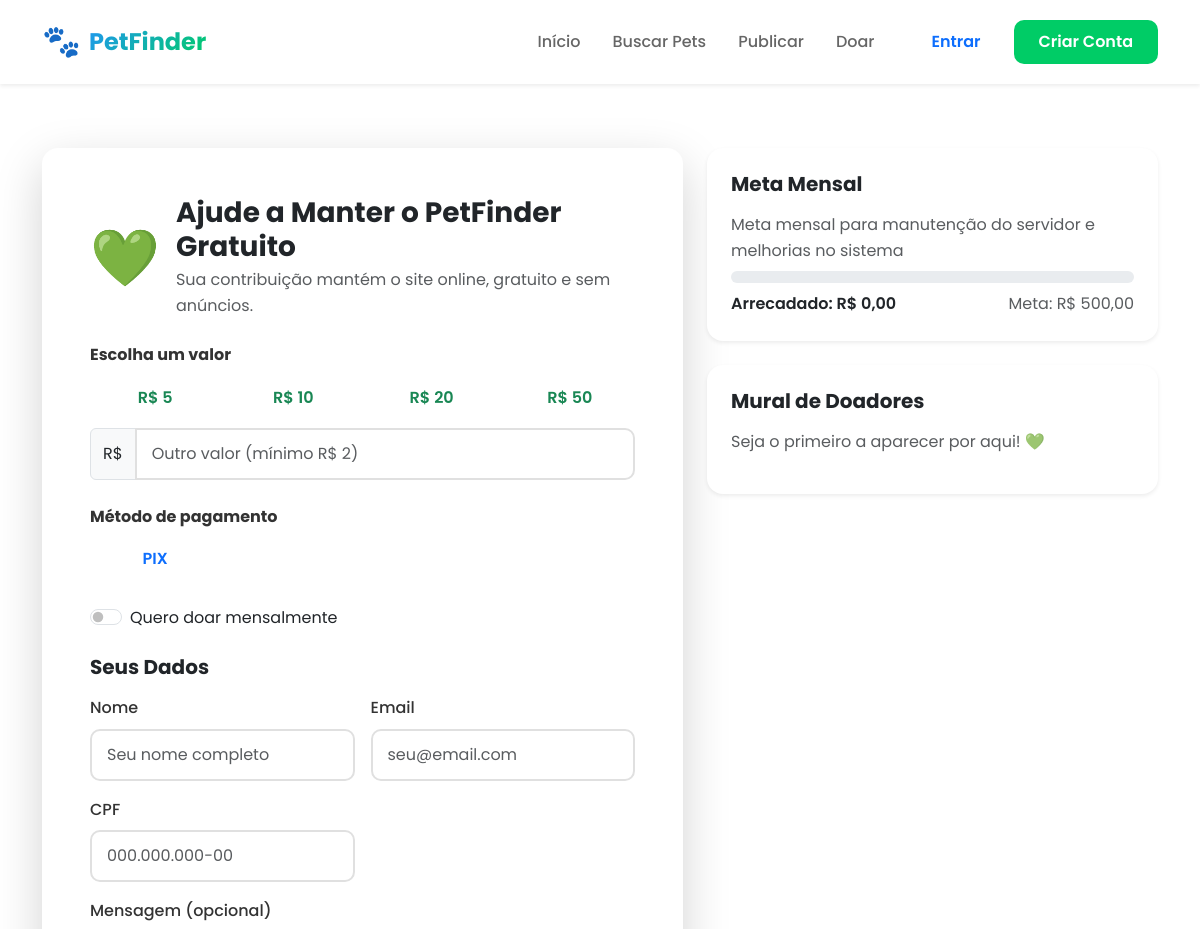
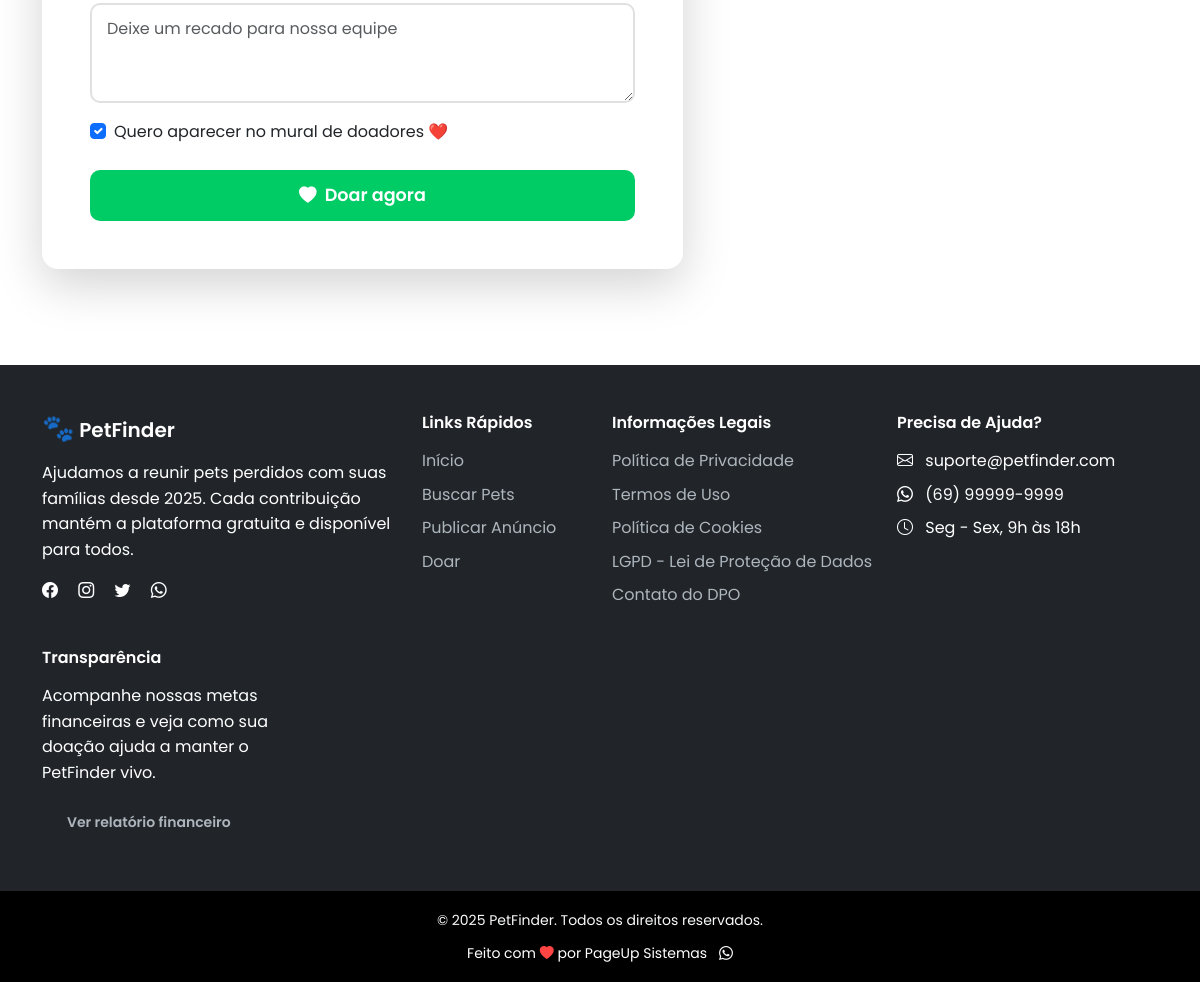
The app's page /doar.php with its own data (2 pictures, top to bottom).
### tables this page shows
CREATE TABLE `metas_financeiras` (
  `id` int(11) NOT NULL AUTO_INCREMENT,
  `mes_referencia` date NOT NULL,
  `valor_meta` decimal(10,2) NOT NULL,
  `valor_arrecadado` decimal(10,2) DEFAULT 0.00,
  `custos_servidor` decimal(10,2) DEFAULT 0.00,
  `custos_manutencao` decimal(10,2) DEFAULT 0.00,
  `custos_outros` decimal(10,2) DEFAULT 0.00,
  `descricao` text DEFAULT NULL,
  `ativo` tinyint(1) DEFAULT 1,
  `data_criacao` timestamp NOT NULL DEFAULT CURRENT_TIMESTAMP,
  PRIMARY KEY (`id`),
  KEY `idx_mes` (`mes_referencia`),
  KEY `idx_ativo` (`ativo`)
);

### doar.php (called while the page is built)
<?php
require_once __DIR__ . '/config.php';
require_once __DIR__ . '/views/doar.php';

### config.php (called while the page is built, shortened)
<?php
spl_autoload_register(function ($class) {
    $paths = [
        BASE_PATH . '/models/' . $class . '.php',
        BASE_PATH . '/controllers/' . $class . '.php',
    ];
    foreach ($paths as $path) {
        if (file_exists($path)) {
            return;
        }
    }
});
require_once BASE_PATH . '/includes/functions.php';
require_once BASE_PATH . '/includes/db.php';
?>

### includes/db.php (called while the page is built, shortened)
<?php
class Database {
    private static $instance = null;
    private $conn;
    private function __construct() {
        try {
            $dsn = "mysql:host=" . DB_HOST . ";dbname=" . DB_NAME . ";charset=" . DB_CHARSET;
            $options = [
                PDO::ATTR_ERRMODE => PDO::ERRMODE_EXCEPTION,
                PDO::ATTR_DEFAULT_FETCH_MODE => PDO::FETCH_ASSOC,
                PDO::ATTR_EMULATE_PREPARES => false,
                PDO::MYSQL_ATTR_INIT_COMMAND => "SET NAMES " . DB_CHARSET,
                PDO::ATTR_PERSISTENT => true
            ];
            $this->conn = new PDO($dsn, DB_USER, DB_PASS, $options);
        } catch (PDOException $e) {
            error_log("Erro de conexão: " . $e->getMessage());
            die("Erro ao conectar com o banco de dados. Tente novamente mais tarde.");
        }
    }
    public static function getInstance() {
        if (self::$instance === null) {
            self::$instance = new self();
        }
        return self::$instance;
    }
    public function query($sql, $params = []) {
        try {
            $stmt = $this->conn->prepare($sql);
            $stmt->execute($params);
            return $stmt;
        } catch (PDOException $e) {
            error_log("Erro na query: " . $e->getMessage());
            throw $e;
        }
    }
    public function fetchOne($sql, $params = []) {
        $stmt = $this->query($sql, $params);
        return $stmt->fetch();
    }
}
function getDB() {
    return Database::getInstance();
}
?>

### controllers/DoacaoController.php (called while the page is built, shortened)
<?php
class DoacaoController
{
    private $doacaoModel;
    public function __construct()
    {
        $this->doacaoModel = new Doacao();
    }
    public function metaAtual()
    {
        return $this->doacaoModel->getCurrentGoalProgress();
    }
}

### models/Doacao.php (called while the page is built, shortened)
<?php
class Doacao
{
    private $db;
    public function __construct()
    {
        $this->db = getDB();
    }
    public function getCurrentGoalProgress()
    {
        return $this->db->fetchOne(
            'SELECT m.id, m.mes_referencia, m.valor_meta, m.valor_arrecadado, m.custos_servidor, m.custos_manutencao, m.custos_outros, m.descricao
             FROM metas_financeiras m
             WHERE m.ativo = 1
             ORDER BY m.mes_referencia DESC
             LIMIT 1'
        );
    }
}

### includes/functions.php (called while the page is built, shortened)
<?php
function sanitize($data) {
    return htmlspecialchars(trim($data), ENT_QUOTES, 'UTF-8');
}
function formatMoney($value) {
    return 'R$ ' . number_format($value, 2, ',', '.');
}
?>

### views/doar.php (the view, shortened to what this page needs)
<?php
require_once __DIR__ . '/../config.php';
$doacaoController = new DoacaoController();
$metaAtual = $doacaoController->metaAtual();
$mural = $doacaoController->mural(6);
include __DIR__ . '/../includes/header.php';
?>
<div class="container py-5">
    <div class="row g-4">
        <div class="col-lg-7">
            <div class="card shadow-lg border-0">
                <div class="card-body p-4 p-md-5">
                    <div class="d-flex align-items-center gap-3 mb-4">
                        <div class="display-4">💚</div>
                        <div>
                            <h1 class="h3 fw-bold mb-1">Ajude a Manter o PetFinder Gratuito</h1>
                            <p class="text-muted mb-0">Sua contribuição mantém o site online, gratuito e sem anúncios.</p>
                        </div>
                    </div>
                    <form method="POST" action="" class="mt-4">
                        <div class="mb-4">
                            <label class="form-label fw-bold">Escolha um valor</label>
                            <div class="row g-2">
                                <?php foreach ([5, 10, 20, 50] as $valor): ?>
                                    <div class="col-6 col-md-3">
                                        <label class="btn btn-outline-success w-100" for="valor_<?php echo $valor; ?>">
                                            R$ <?php echo $valor; ?>
                                        </label>
                                    </div>
                                <?php endforeach; ?>
                                <div class="col-12 mt-2">
                                    <div class="input-group">
                                        <span class="input-group-text">R$</span>
                                        <input type="number" class="form-control" name="valor" min="<?php echo MIN_DONATION_AMOUNT; ?>" step="1" placeholder="Outro valor (mínimo R$ <?php echo MIN_DONATION_AMOUNT; ?>)">
                                    </div>
                                </div>
                            </div>
                        </div>
                        <div class="mb-4">
                            <label class="form-label fw-bold">Método de pagamento</label>
                            <div class="row g-2">
                                <?php $metodos = ['PIX' => 'pix']; ?>
                                <?php foreach ($metodos as $label => $valor): ?>
                                    <div class="col-6 col-md-3">
                                        <label class="btn btn-outline-primary w-100" for="metodo_<?php echo $valor; ?>"><?php echo $label; ?></label>
                                    </div>
                                <?php endforeach; ?>
                            </div>
                        </div>
                        <div class="form-check form-switch mb-4">
                            <input class="form-check-input" type="checkbox" role="switch" id="recorrente" name="recorrente">
                            <label class="form-check-label" for="recorrente">Quero doar mensalmente</label>
                        </div>
                        <h5 class="fw-bold mb-3">Seus Dados</h5>
                        <div class="row g-3">
                            <div class="col-md-6">
                                <label class="form-label">Nome</label>
                                <input type="text" class="form-control" name="nome_doador" placeholder="Seu nome completo">
                            </div>
                            <div class="col-md-6">
                                <label class="form-label">Email</label>
                                <input type="email" class="form-control" name="email_doador" placeholder="seu@email.com">
                            </div>
                            <div class="col-md-6">
                                <label class="form-label">CPF</label>
                                <input type="text" class="form-control" name="cpf_doador" placeholder="000.000.000-00">
                            </div>
                            <div class="col-12">
                                <label class="form-label">Mensagem (opcional)</label>
                                <textarea class="form-control" name="mensagem" rows="3" placeholder="Deixe um recado para nossa equipe"></textarea>
                            </div>
                        </div>
                        <div class="form-check mt-3">
                            <input class="form-check-input" type="checkbox" value="1" id="exibirMural" name="exibir_mural" checked>
                            <label class="form-check-label" for="exibirMural">
                                Quero aparecer no mural de doadores ❤️
                            </label>
                        </div>
                        <button type="submit" class="btn btn-success btn-lg w-100 mt-4">
                            <i class="bi bi-heart-fill me-2"></i>Doar agora
                        </button>
                    </form>
                </div>
            </div>
        </div>
        <div class="col-lg-5">
            <div class="card shadow-sm border-0 mb-4">
                <div class="card-body p-4">
                    <h5 class="fw-bold mb-3">Meta Mensal</h5>
                    <?php if ($metaAtual): ?>
                        <?php
                            $valorMeta = (float)($metaAtual['valor_meta'] ?? 0);
                            $valorArrecadado = (float)($metaAtual['valor_arrecadado'] ?? 0);
                        ?>
                        <p class="text-muted mb-2"><?php echo sanitize($metaAtual['descricao'] ?? ''); ?></p>
                        <div class="progress mb-2" style="height: 12px;">
                        </div>
                        <div class="d-flex justify-content-between mt-2">
                            <span class="fw-semibold">Arrecadado: <?php echo formatMoney($valorArrecadado); ?></span>
                            <span class="text-muted">Meta: <?php echo formatMoney($valorMeta); ?></span>
                        </div>
                    <?php else: ?>
                        <p class="text-muted">Ainda não há meta ativa. Sua doação será essencial para manter o projeto.</p>
                    <?php endif; ?>
                </div>
            </div>
            <div class="card shadow-sm border-0">
                <div class="card-body p-4">
                    <h5 class="fw-bold mb-3">Mural de Doadores</h5>
                    <?php if (empty($mural)): ?>
                        <p class="text-muted">Seja o primeiro a aparecer por aqui! 💚</p>
                    <?php endif; ?>
                </div>
            </div>
        </div>
    </div>
</div>
<?php include __DIR__ . '/../includes/footer.php'; ?>

### assets/css/style.css (style rules this page uses)
:root { --primary: #2196F3; --primary-dark: #1976D2; --success: #00CC66; --success-dark: #00994D; --danger: #FF4444; --danger-dark: #CC0000; --warning: #FF9800; --info: #00BCD4; --dark: #333333; --gray: #666666; --light-gray: #999999; --border: #E0E0E0; --bg-light: #F5F5F5; --font-main: 'Poppins', 'Segoe UI', sans-serif; --font-size-base: 16px; --spacing-xs: 8px; --spacing-sm: 16px; --spacing-md: 24px; --spacing-lg: 32px; --spacing-xl: 48px; --radius-sm: 5px; --radius-md: 10px; --radius-lg: 15px; --radius-xl: 20px; --shadow-sm: 0 2px 4px rgba(0,0,0,0.1); --shadow-md: 0 4px 12px rgba(0,0,0,0.1); --shadow-lg: 0 8px 24px rgba(0,0,0,0.15); --transition-fast: 0.2s ease; --transition-normal: 0.3s ease; --transition-slow: 0.5s ease; }
* { margin: 0; padding: 0; box-sizing: border-box; }
html { scroll-behavior: smooth; }
body { font-family: var(--font-main); font-size: var(--font-size-base); color: var(--dark); line-height: 1.6; background: white; min-height: 100vh; display: flex; flex-direction: column; }
.btn { border-radius: var(--radius-md); padding: 10px 25px; font-weight: 600; transition: all var(--transition-fast); border: none; }
.btn-success { background: var(--success); color: white; }
.btn-lg { padding: 12px 35px; font-size: 1.1em; }
.form-control, .form-select { border: 2px solid var(--border); border-radius: var(--radius-md); padding: 12px 15px; transition: all var(--transition-fast); }
.form-label { font-weight: 500; color: var(--dark); margin-bottom: 8px; }
.shadow-sm { box-shadow: var(--shadow-sm); }
.shadow-lg { box-shadow: var(--shadow-lg); }

### views/doar.php (style rules this page uses)
.btn-outline-success, .btn-outline-primary { border-radius: 12px; }
.card { border-radius: 16px; }

### records on screen
metas_financeiras: descricao "Meta mensal para manutenção do servidor e melhorias no sistema", valor_arrecadado "R$ 0,00", valor_meta "R$ 500,00"

### other values on screen
$valor "5"
$valor "10"
$valor "20"
$valor "50"
$label "PIX"
